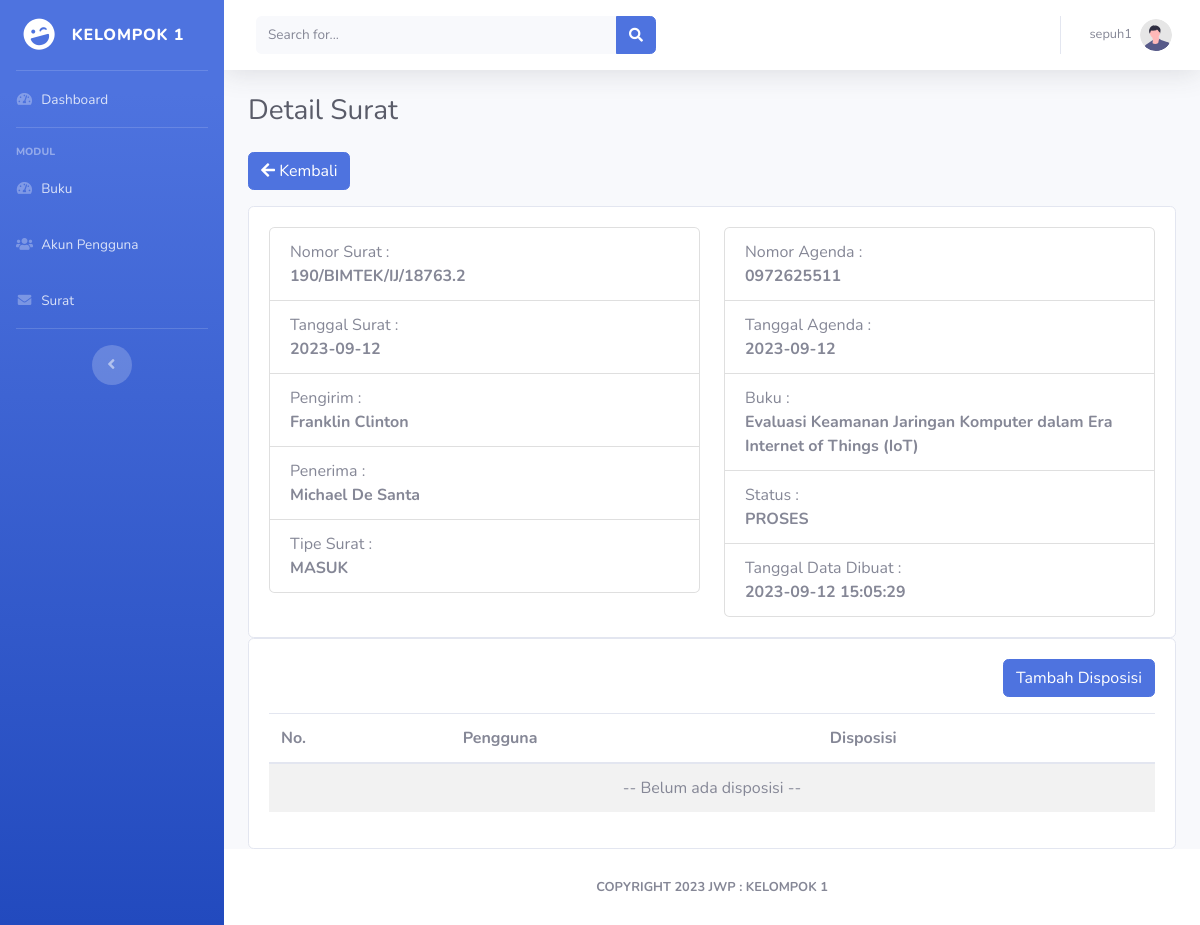
/surat/detail.php?id=2 (signed in), run on the app's committed database.
### tables this page shows
CREATE TABLE `surat` (
  `id` int(11) NOT NULL,
  `nomor_surat` varchar(255) NOT NULL,
  `tanggal_surat` date NOT NULL,
  `pengirim` varchar(255) NOT NULL,
  `penerima` varchar(255) DEFAULT NULL,
  `nomor_agenda` varchar(255) NOT NULL,
  `tanggal_agenda` date NOT NULL,
  `buku_id` int(11) NOT NULL,
  `status` enum('draft','proses','selesai','tunda') NOT NULL,
  `tipe_surat` enum('masuk','keluar') NOT NULL DEFAULT 'masuk',
  `created_at` timestamp NOT NULL DEFAULT CURRENT_TIMESTAMP
);

CREATE TABLE `buku` (
  `id` int(11) NOT NULL,
  `nama` varchar(255) NOT NULL,
  `created_at` timestamp NOT NULL DEFAULT CURRENT_TIMESTAMP
);

### surat/detail.php (the view, shortened to what this page needs)
<?php require_once('../template/head.php') ?>
<?php require_once('../template/menu.php') ?>
<?php
$id = $_GET['id'];
$dataQuery = mysqli_query($conn, "SELECT * FROM surat JOIN buku ON buku.id = surat.buku_id WHERE surat.id = '$id'");
$data = mysqli_fetch_object($dataQuery);
$dataDispo = mysqli_query($conn, "SELECT * FROM disposisi_surat JOIN user ON user.id = disposisi_surat.user_id WHERE surat_id = '$id' ORDER BY disposisi_surat.id DESC");
$count = mysqli_num_rows($dataDispo);
$no = 1;
?>
<div class="container-fluid">
   <h1 class="h3 mb-4 text-gray-800">Detail Surat</h1>
   <a href="index.php" class="btn btn-primary mb-3"><i class="fas fa-arrow-left"></i> Kembali</a>
   <div class="row">
      <div class="col-md-12">
         <div class="card">
            <div class="card-body">
               <div class="row">
                  <div class="col-md-6">
                     <ul class="list-group">
                        <li class="list-group-item">
                           Nomor Surat : <br>
                           <b><?= $data->nomor_surat ?></b>
                        </li>
                        <li class="list-group-item">
                           Tanggal Surat : <br>
                           <b><?= $data->tanggal_surat ?></b>
                        </li>
                        <li class="list-group-item">
                           Pengirim : <br>
                           <b><?= $data->pengirim ?></b>
                        </li>
                        <li class="list-group-item">
                           Penerima : <br>
                           <b><?= $data->penerima ?? '-' ?></b>
                        </li>
                        <li class="list-group-item">
                           Tipe Surat : <br>
                           <b><?= strtoupper($data->tipe_surat) ?></b>
                        </li>
                     </ul>
                  </div>
                  <div class="col-md-6">
                     <ul class="list-group">
                        <li class="list-group-item">
                           Nomor Agenda : <br>
                           <b><?= $data->nomor_agenda ?></b>
                        </li>
                        <li class="list-group-item">
                           Tanggal Agenda : <br>
                           <b><?= $data->tanggal_agenda ?></b>
                        </li>
                        <li class="list-group-item">
                           Buku : <br>
                           <b><?= $data->nama ?></b>
                        </li>
                        <li class="list-group-item">
                           Status : <br>
                           <b><?= strtoupper($data->status) ?></b>
                        </li>
                        <li class="list-group-item">
                           Tanggal Data Dibuat : <br>
                           <b><?= $data->created_at ?></b>
                        </li>
                     </ul>
                  </div>
               </div>
            </div>
         </div>
      </div>
   </div>
   <?php if ($data->status != 'draft' || $data->status != 'selesai') { ?>
      <div class="row">
         <div class="col-md-12">
            <div class="card">
               <div class="card-body">
                  <div class="d-flex justify-content-end mb-3">
                     <button type="button" class="btn btn-primary" data-toggle="modal" data-target="#modalAdd">
                        Tambah Disposisi
                     </button>
                  </div>
                  <table class="table table-hover table-striped">
                     <thead>
                        <tr>
                           <th>No.</th>
                           <th>Pengguna</th>
                           <th>Disposisi</th>
                        </tr>
                     </thead>
                     <tbody>
                        <?php if ($count > 0) { ?>
                           <?php while ($row = mysqli_fetch_object($dataDispo)) : ?>
                              <tr>
                                 <td><?= $no++ ?></td>
                                 <td><?= $row->nama ?? $row->username ?></td>
                                 <td><?= $row->disposisi ?></td>
                              </tr>
                           <?php endwhile; ?>
                        <?php } else { ?>
                           <tr>
                              <td colspan="3" align="center">-- Belum ada disposisi --</td>
                           </tr>
                        <?php } ?>
                     </tbody>
                  </table>
               </div>
            </div>
         </div>
      </div>
   <?php } ?>
</div>
<?php require_once('../template/foot.php') ?>

### data on the page
surat: nomor_surat "190/BIMTEK/IJ/18763.2", tanggal_surat "2023-09-12", pengirim "Franklin Clinton", penerima "Michael De Santa", tipe_surat "MASUK", nomor_agenda "0972625511", tanggal_agenda "2023-09-12", buku.nama "Evaluasi Keamanan Jaringan Komputer dalam Era Internet of Things (IoT)", status "PROSES", buku.created_at "2023-09-12 15:05:29"

### other printed values
$_SESSION['username'] "sepuh1"
